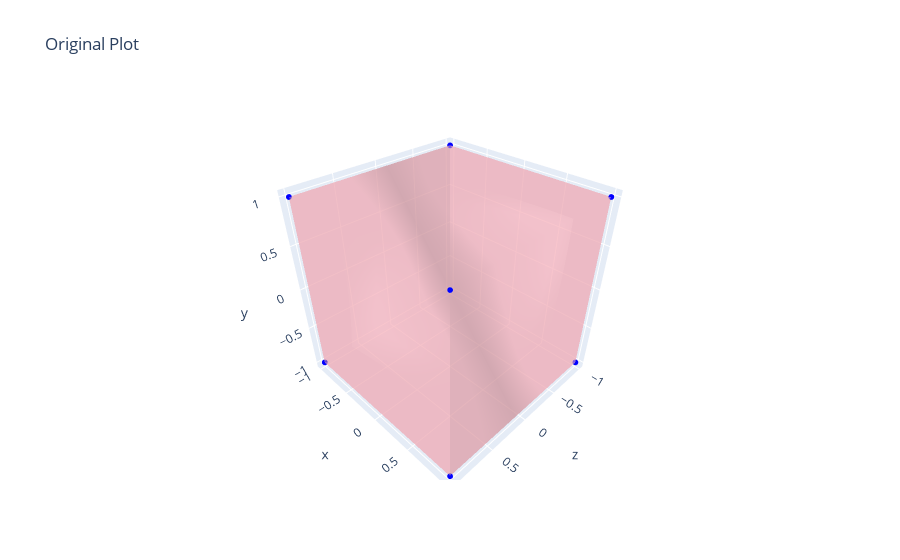

The notebook cell saved with this chart:
### Code cell
vertices, faces = parse_obj_file(MESH_FNAME)
visualize_mesh(vertices, faces)

### Figure 1 — Plotly figure (JSON) as saved in the notebook; plotly's stock layout.template omitted (floating-point values rounded to 4 significant figures)
{"data": [{"color": "lightpink", "i": [0, 0, 4, 4, 0, 0, 2, 2, 0, 0, 1, 1], "j": [2, 3, 5, 7, 1, 5, 6, 7, 4, 6, 3, 7], "k": [3, 1, 7, 6, 5, 4, 7, 3, 6, 2, 7, 5], "opacity": 0.5, "type": "mesh3d", "x": [-1, 1, -1, 1, -1, 1, -1, 1], "y": [-1, -1, 1, 1, -1, -1, 1, 1], "z": [-1, -1, -1, -1, 1, 1, 1, 1]}, {"marker": {"color": "blue", "size": 2}, "mode": "markers", "type": "scatter3d", "x": [-1, 1, -1, 1, -1, 1, -1, 1], "y": [-1, -1, 1, 1, -1, -1, 1, 1], "z": [-1, -1, -1, -1, 1, 1, 1, 1]}], "layout": {"scene": {"camera": {"center": {"x": 0, "y": 0, "z": 0}, "up": {"x": 0, "y": 1, "z": 0}}}, "title": {"text": "Original Plot"}}}
